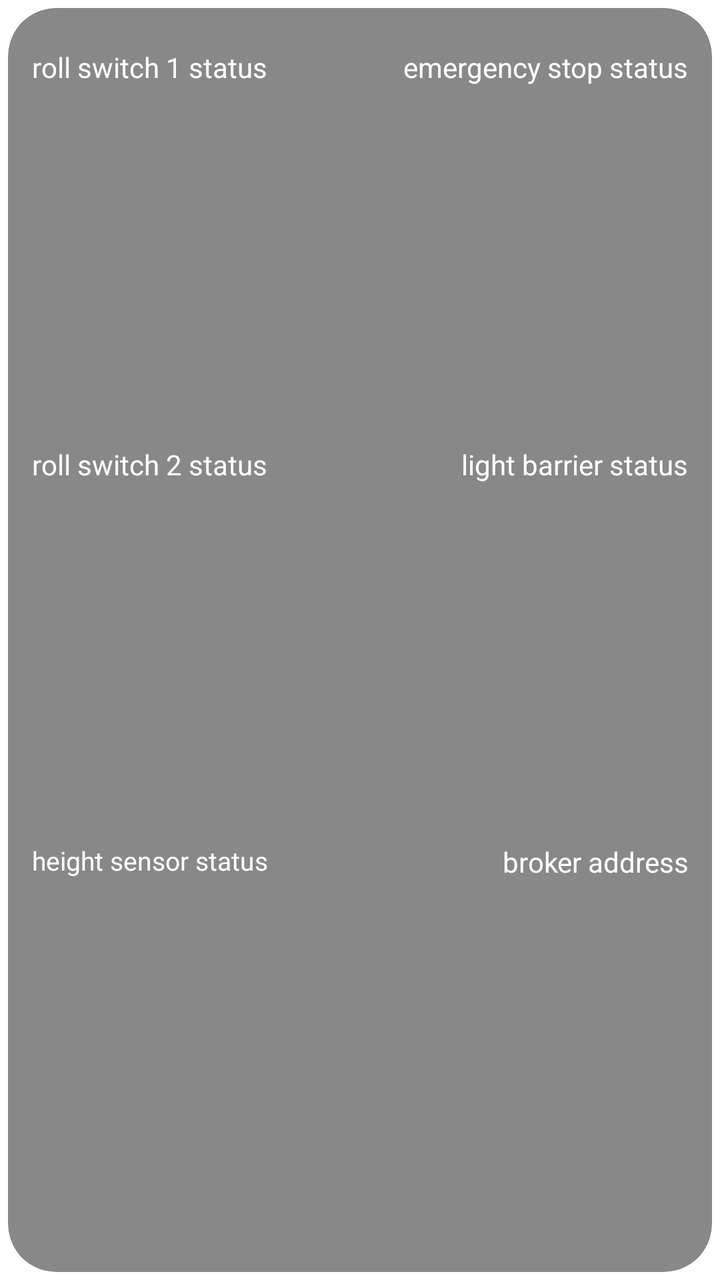
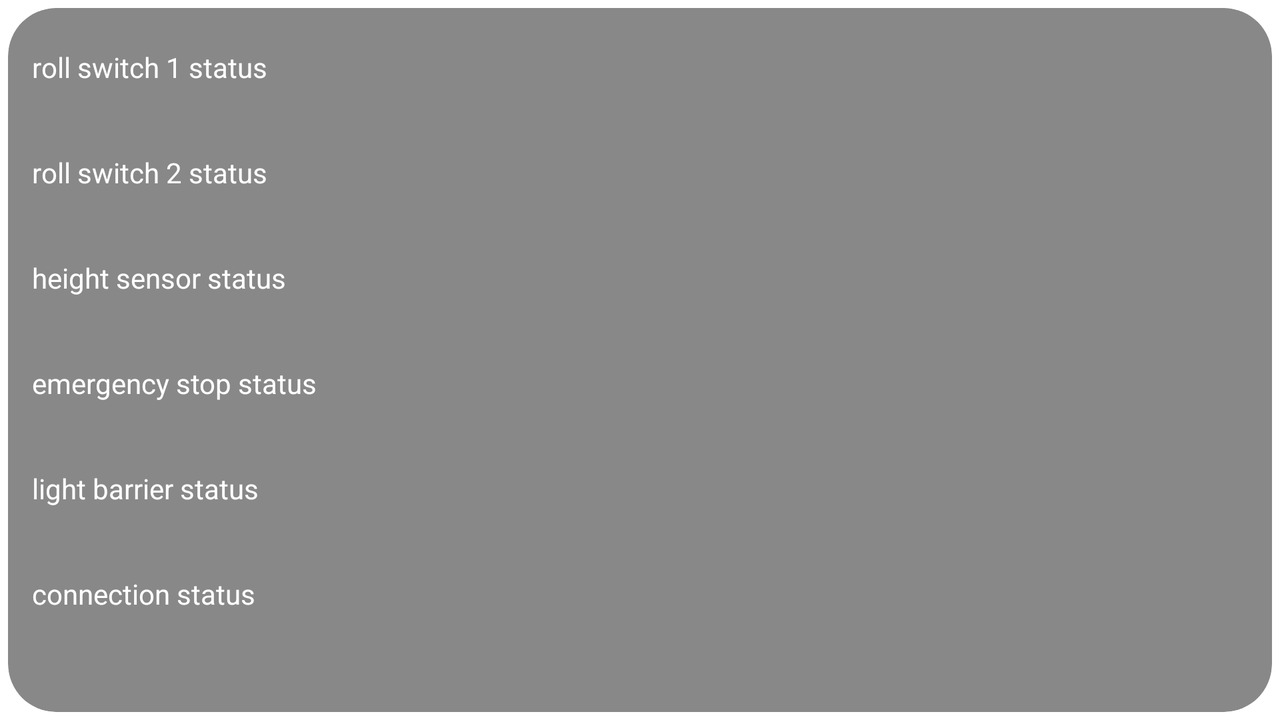

First picture: res/layout/ on a phone held upright. Second picture: the repository's own variant of that layout, on a device whose configuration matches the variant's folder. Source for both follows.
<!-- AndroidManifest.xml: application theme Theme.LiftingUnitMQTT -->
<!-- res/layout/fragment_overview.xml -->
<?xml version="1.0" encoding="utf-8"?>
<androidx.constraintlayout.widget.ConstraintLayout xmlns:android="http://schemas.android.com/apk/res/android"
    xmlns:app="http://schemas.android.com/apk/res-auto"
    xmlns:tools="http://schemas.android.com/tools"
    style="@android:style/TextAppearance.DeviceDefault.Medium"
    android:layout_width="match_parent"
    android:layout_height="match_parent"
    tools:context=".MainActivity">

    <androidx.cardview.widget.CardView
        android:id="@+id/cvOverview"
        android:layout_width="match_parent"
        android:layout_height="match_parent"
        android:layout_margin="4dp"
        android:backgroundTint="?attr/colorPrimary"
        app:cardCornerRadius="24dp"
        app:cardElevation="0dp"
        app:contentPadding="8dp"
        app:layout_constrainedHeight="true"
        app:layout_constrainedWidth="true"
        app:layout_constraintBottom_toBottomOf="parent"
        app:layout_constraintEnd_toEndOf="parent"
        app:layout_constraintStart_toStartOf="parent"
        app:layout_constraintTop_toTopOf="parent">

        <LinearLayout
            android:layout_width="match_parent"
            android:layout_height="match_parent"
            android:layout_marginVertical="8dp"
            android:orientation="horizontal"
            android:weightSum="2"
            app:layout_constraintEnd_toEndOf="parent"
            app:layout_constraintStart_toStartOf="parent"
            app:layout_constraintTop_toTopOf="parent">

            <LinearLayout
                android:id="@+id/llLeft"
                android:layout_width="match_parent"
                android:layout_height="match_parent"
                android:layout_weight="1"
                android:orientation="vertical"
                android:padding="2dp"
                android:weightSum="6"
                app:layout_constraintEnd_toEndOf="parent"
                app:layout_constraintStart_toStartOf="parent"
                app:layout_constraintTop_toTopOf="parent">

                <TextView
                    android:id="@+id/tvSwitch1Header"
                    android:layout_width="match_parent"
                    android:layout_height="0dp"
                    android:layout_weight="1"
                    android:maxLines="1"
                    android:padding="2dp"
                    android:text="roll switch 1 status"
                    android:textColor="?attr/colorOnPrimary"
                    android:textSize="14sp" />

                <TextView
                    android:id="@+id/tvSwitch1"
                    android:layout_width="match_parent"
                    android:layout_height="0dp"
                    android:layout_weight="1"
                    android:maxLines="1"
                    android:padding="2dp"
                    android:textSize="13sp" />

                <TextView
                    android:id="@+id/tvSwitch2Header"
                    android:layout_width="match_parent"
                    android:layout_height="0dp"
                    android:layout_weight="1"
                    android:maxLines="1"
                    android:padding="2dp"
                    android:text="roll switch 2 status"
                    android:textColor="?attr/colorOnPrimary"
                    android:textSize="14sp" />

                <TextView
                    android:id="@+id/tvSwitch2"
                    android:layout_width="match_parent"
                    android:layout_height="0dp"
                    android:layout_weight="1"
                    android:maxLines="1"
                    android:padding="2dp"
                    android:textSize="13sp" />

                <TextView
                    android:id="@+id/tvUltrasoundBarrierHeader"
                    android:layout_width="match_parent"
                    android:layout_height="0dp"
                    android:layout_weight="1"
                    android:maxLines="1"
                    android:padding="2dp"
                    android:text="height sensor status"
                    android:textColor="?attr/colorOnPrimary"
                    android:textSize="13sp" />

                <TextView
                    android:id="@+id/tvUltrasoundBarrier"
                    android:layout_width="match_parent"
                    android:layout_height="0dp"
                    android:layout_weight="1"
                    android:maxLines="1"
                    android:padding="2dp"
                    android:textSize="13sp" />
            </LinearLayout>

            <LinearLayout
                android:id="@+id/llRight"
                android:layout_width="match_parent"
                android:layout_height="match_parent"
                android:layout_weight="1"
                android:orientation="vertical"
                android:padding="2dp"
                android:weightSum="6"
                app:layout_constraintEnd_toEndOf="parent"
                app:layout_constraintStart_toStartOf="parent"
                app:layout_constraintTop_toTopOf="parent">

                <TextView
                    android:id="@+id/tvEmergencyStopHeader"
                    android:layout_width="match_parent"
                    android:layout_height="0dp"
                    android:layout_gravity="end"
                    android:layout_weight="1"
                    android:maxLines="1"
                    android:padding="2dp"
                    android:text="emergency stop status"
                    android:textAlignment="viewEnd"
                    android:textColor="?attr/colorOnPrimary"
                    android:textSize="14sp" />

                <TextView
                    android:id="@+id/tvEmergencyStop"
                    android:layout_width="match_parent"
                    android:layout_height="0dp"
                    android:layout_gravity="end"
                    android:layout_marginEnd="8dp"
                    android:layout_weight="1"
                    android:maxLines="1"
                    android:padding="2dp"
                    android:textAlignment="viewEnd"
                    android:textSize="13sp" />

                <TextView
                    android:id="@+id/tvLightBarrierHeader"
                    android:layout_width="match_parent"
                    android:layout_height="0dp"
                    android:layout_gravity="end"
                    android:layout_weight="1"
                    android:maxLines="1"
                    android:padding="2dp"
                    android:text="light barrier status"
                    android:textAlignment="viewEnd"
                    android:textColor="?attr/colorOnPrimary"
                    android:textSize="14sp" />

                <TextView
                    android:id="@+id/tvLightBarrier"
                    android:layout_width="match_parent"
                    android:layout_height="0dp"
                    android:layout_gravity="end"
                    android:layout_marginEnd="8dp"
                    android:layout_weight="1"
                    android:maxLines="1"
                    android:padding="2dp"
                    android:textAlignment="viewEnd"
                    android:textSize="13sp" />

                <TextView
                    android:id="@+id/tvConnectionStatusHeader"
                    android:layout_width="match_parent"
                    android:layout_height="0dp"
                    android:layout_gravity="end"
                    android:layout_weight="1"
                    android:maxLines="1"
                    android:padding="2dp"
                    android:text="broker address"
                    android:textAlignment="viewEnd"
                    android:textColor="?attr/colorOnPrimary"
                    android:textSize="14sp" />

                <TextView
                    android:id="@+id/tvConnectionStatus"
                    android:layout_width="match_parent"
                    android:layout_height="0dp"
                    android:layout_gravity="end"
                    android:layout_marginEnd="8dp"
                    android:layout_weight="1"
                    android:maxLines="1"
                    android:padding="2dp"
                    android:textAlignment="viewEnd"
                    android:textSize="13sp" />

            </LinearLayout>

        </LinearLayout>

    </androidx.cardview.widget.CardView>

</androidx.constraintlayout.widget.ConstraintLayout>
<!-- resources referenced by this layout -->
<resources>
  <style name="Theme.LiftingUnitMQTT" parent="Theme.MaterialComponents.DayNight.NoActionBar">
          
          <item name="colorPrimary">@color/grey</item>
          <item name="colorPrimaryVariant">@color/white</item>
          <item name="colorOnPrimary">@color/white</item>
          
          <item name="colorSecondary">@color/dark_blue</item>
          <item name="colorSecondaryVariant">@color/dark_grey</item>
          <item name="colorOnSecondary">@color/white</item>
          
          <item name="android:statusBarColor">@color/white</item>
          <item name="android:windowLightStatusBar">@color/white</item>
          
          <item name="android:windowBackground">@color/white</item>
      </style>
  <color name="grey">#888888</color>
  <color name="white">#FFFFFFFF</color>
  <color name="dark_blue">#111627</color>
  <color name="dark_grey">#333333</color>
</resources>
<!-- res/layout-land/fragment_overview.xml (the repository's variant of the layout above) -->
<!-- drawn on the phone turned sideways -->
<?xml version="1.0" encoding="utf-8"?>
<androidx.constraintlayout.widget.ConstraintLayout xmlns:android="http://schemas.android.com/apk/res/android"
    xmlns:app="http://schemas.android.com/apk/res-auto"
    xmlns:tools="http://schemas.android.com/tools"
    android:layout_width="match_parent"
    android:layout_height="match_parent"
    android:layout_gravity="center_vertical"
    tools:context=".MainActivity">

    <androidx.cardview.widget.CardView
        android:id="@+id/cvOverview"
        android:layout_width="match_parent"
        android:layout_height="match_parent"
        android:layout_margin="4dp"
        android:backgroundTint="?attr/colorPrimary"
        app:cardCornerRadius="24dp"
        app:cardElevation="0dp"
        app:contentPadding="8dp"
        app:layout_constrainedHeight="true"
        app:layout_constrainedWidth="true"
        app:layout_constraintBottom_toBottomOf="parent"
        app:layout_constraintEnd_toEndOf="parent"
        app:layout_constraintStart_toStartOf="parent"
        app:layout_constraintTop_toTopOf="parent">

        <LinearLayout
            android:layout_width="match_parent"
            android:layout_height="match_parent"
            android:layout_marginVertical="8dp"
            android:orientation="vertical"
            android:padding="2dp"
            android:weightSum="12"
            app:layout_constraintEnd_toEndOf="parent"
            app:layout_constraintStart_toStartOf="parent"
            app:layout_constraintTop_toTopOf="parent">

            <TextView
                android:id="@+id/tvSwitch1Header"
                android:layout_width="match_parent"
                android:layout_height="0dp"
                android:layout_weight="1"
                android:maxLines="1"
                android:padding="2dp"
                android:text="roll switch 1 status"
                android:textColor="?attr/colorOnPrimary"
                android:textSize="14sp" />

            <TextView
                android:id="@+id/tvSwitch1"
                android:layout_width="match_parent"
                android:layout_height="0dp"
                android:layout_weight="1"
                android:maxLines="1"
                android:padding="2dp"
                android:textSize="14sp" />

            <TextView
                android:id="@+id/tvSwitch2Header"
                android:layout_width="match_parent"
                android:layout_height="0dp"
                android:layout_weight="1"
                android:maxLines="1"
                android:padding="2dp"
                android:text="roll switch 2 status"
                android:textColor="?attr/colorOnPrimary"
                android:textSize="14sp" />

            <TextView
                android:id="@+id/tvSwitch2"
                android:layout_width="match_parent"
                android:layout_height="0dp"
                android:layout_weight="1"
                android:maxLines="1"
                android:padding="2dp"
                android:textSize="14sp" />

            <TextView
                android:id="@+id/tvUltrasoundBarrierHeader"
                android:layout_width="match_parent"
                android:layout_height="0dp"
                android:layout_weight="1"
                android:maxLines="1"
                android:padding="2dp"
                android:text="height sensor status"
                android:textColor="?attr/colorOnPrimary"
                android:textSize="14sp" />

            <TextView
                android:id="@+id/tvUltrasoundBarrier"
                android:layout_width="match_parent"
                android:layout_height="0dp"
                android:layout_weight="1"
                android:maxLines="1"
                android:padding="2dp"
                android:textSize="14sp" />

            <TextView
                android:id="@+id/tvEmergencyStopHeader"
                android:layout_width="match_parent"
                android:layout_height="0dp"
                android:layout_weight="1"
                android:maxLines="1"
                android:padding="2dp"
                android:text="emergency stop status"
                android:textColor="?attr/colorOnPrimary"
                android:textSize="14sp" />

            <TextView
                android:id="@+id/tvEmergencyStop"
                android:layout_width="match_parent"
                android:layout_height="0dp"
                android:layout_weight="1"
                android:maxLines="1"
                android:padding="2dp"
                android:textSize="14sp" />

            <TextView
                android:id="@+id/tvLightBarrierHeader"
                android:layout_width="match_parent"
                android:layout_height="0dp"
                android:layout_weight="1"
                android:maxLines="1"
                android:padding="2dp"
                android:text="light barrier status"
                android:textColor="?attr/colorOnPrimary"
                android:textSize="14sp" />

            <TextView
                android:id="@+id/tvLightBarrier"
                android:layout_width="match_parent"
                android:layout_height="0dp"
                android:layout_weight="1"
                android:maxLines="1"
                android:padding="2dp"
                android:textSize="14sp" />

            <TextView
                android:id="@+id/tvConnectionStatusHeader"
                android:layout_width="match_parent"
                android:layout_height="0dp"
                android:layout_weight="1"
                android:maxLines="1"
                android:padding="2dp"
                android:text="connection status"
                android:textColor="?attr/colorOnPrimary"
                android:textSize="14sp" />

            <TextView
                android:id="@+id/tvConnectionStatus"
                android:layout_width="match_parent"
                android:layout_height="0dp"
                android:layout_marginEnd="8dp"
                android:layout_weight="1"
                android:maxLines="1"
                android:padding="2dp"
                android:textSize="14sp" />

        </LinearLayout>

    </androidx.cardview.widget.CardView>

</androidx.constraintlayout.widget.ConstraintLayout>
